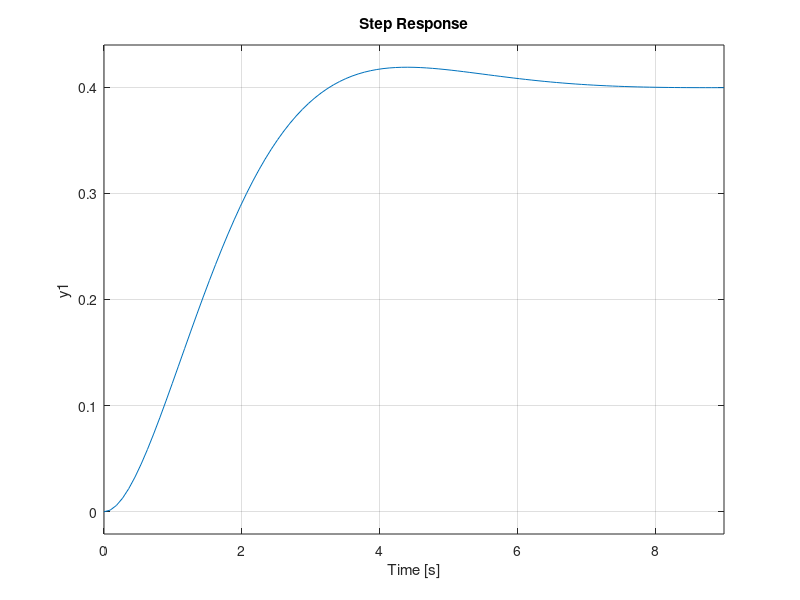

Write the MATLAB code that produced this figure.
clc;
close all
clear
tr = 2.125+.074


zeta = .7;
wn = pi/2/tr/sqrt(1-zeta^2);
denom = [1 2*zeta*wn wn^2];
kp = (denom(3)-.6)/.2
kd = (denom(2)-.1)/.2
num = [.2*kp];
sys = tf(num,denom);
step(sys)
hold on
